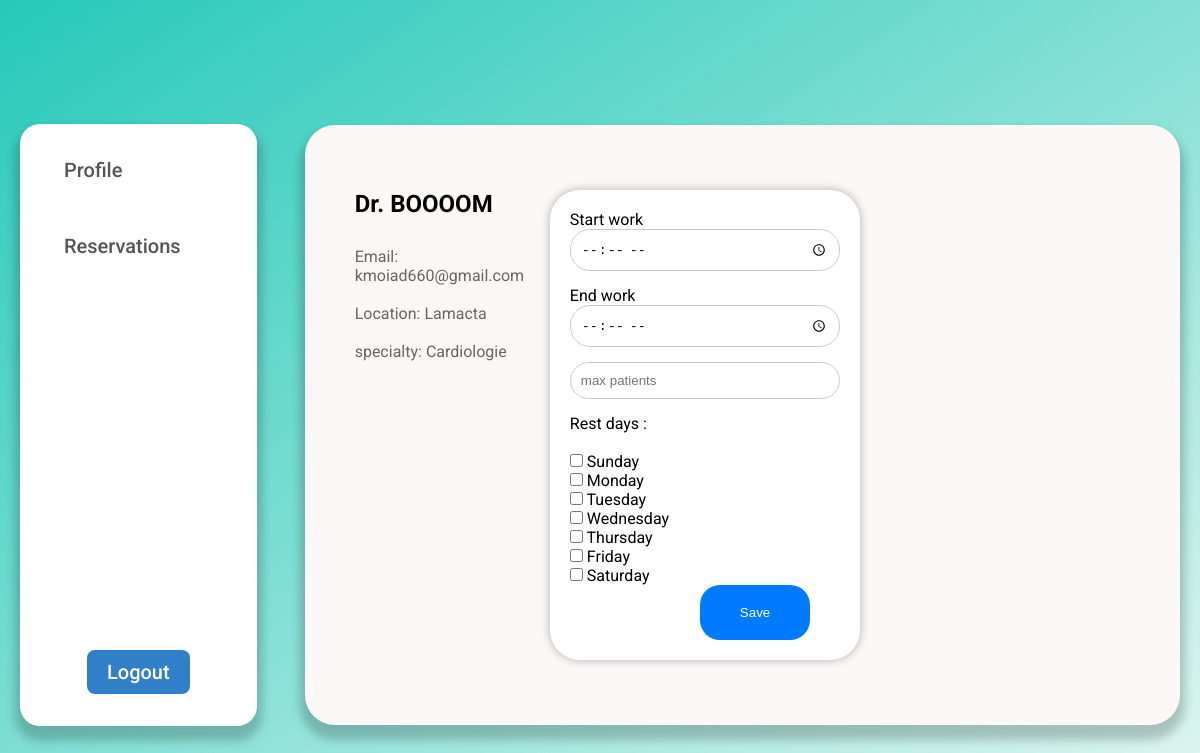
/doctor-profile/BOOOOM (signed in), run on the app's committed database.
### The_right_DOC/models.py (models this page shows, shortened)
class Doctor(models.Model):
    user = models.OneToOneField(User, on_delete=models.CASCADE, primary_key=True, related_name='doctor')
    username = models.CharField(unique=True, max_length=50)
    email = models.EmailField(unique=True)
    office_location = models.CharField(max_length=50)
    specialty = models.CharField( max_length=20)
    start_w = models.TimeField(default='00:00:00')
    end_w = models.TimeField(default='00:00:00')
    graduation_certificate = models.ImageField(upload_to='files/Certificate')
    password = models.CharField(max_length=120, null=False, default='None')
    accepted = models.BooleanField(default=False)
    price = models.IntegerField(default=0)
    max_pat_day = models.IntegerField(default=0)
    none_work = models.CharField(max_length=10)

### The_right_DOC/views.py (the view)
# urls.py: path("doctor-profile/<str:pk>", views.doctor_profile, name="doctor-profile"),
@doctor_required(login_url='login')
def doctor_profile(request , pk):
    doctor = Doctor.objects.get(username=pk)
    print(request.user.username)
    if request.user.username == doctor.username:
        if request.method == 'POST':
            start_w = request.POST.get('start_w')
            end_w = request.POST.get('end_w')
            max_pat_day = request.POST.get('max_pat_day')
            none_work = request.POST.getlist('none_work[]')
            print(start_w)
            doctor.start_w = start_w
            doctor.end_w = end_w
            doctor.max_pat_day = max_pat_day
            doctor.none_work = ",".join(none_work)
            doctor.save()
            messages.success(request, 'Your information has been successfully updated.')
            return redirect('doctor-profile', pk=pk)
    context = {'doctor': doctor}
    return render(request, "Doctor_Dashboard/Doctor_prof.html", context)

### The_right_DOC/templates/Doctor_Dashboard/Doctor_prof.html (shortened to what this page needs)
{% load static %}
<!DOCTYPE html>
<html lang="en">
<head>
  <link rel="stylesheet" href="{% static 'Doctor_Dash.css' %}" />
</head>
<body class="light">
  <div class="container">
    <div class="side-bar">
      <ul class="side-bar-list">
        <li class="list-elt">
          <a href="#" id="calendar-button">
            Profile
            <div class="icon-container">
              <ion-icon name="calendar-clear-outline" class="icon"></ion-icon>
            </div>
          </a>
        </li>
        <li class="list-elt">
          <a href="#" id="reservation-button">
            Reservations
            <div class="icon-container">
              <ion-icon name="pencil-outline" class="icon"></ion-icon>
            </div>
          </a>
        </li>
        <li class="list-elt push"><a href="{% url 'logout' %}">Logout</a></li>
      </ul>
    </div>
    <div class="inner-container">
        <div class="profile-info">
          <h1>Dr. {{ doctor.username }}</h1>
          <br>
          <p>Email: {{ doctor.email }}</p>
          <br>
          <p>Location: {{ doctor.office_location }}</p>
          <br>
          <p>specialty: {{ doctor.specialty }}</p>
        </div>
        	<form class="profile-form" method="POST" action="">
          <label>Start work</label>
          <input type="time" placeholder="start work" name="start_w" required>
          <label>End work</label>
          <input type="time" placeholder="end work" name="end_w" required>
          <input type="number" placeholder="max patients" name="max_pat_day" required>
          <label>Rest days :</label><br><br>
    <input type="checkbox" name="none_work[]" value="Sunday"> Sunday<br>
    <input type="checkbox" name="none_work[]" value="Monday"> Monday<br>
    <input type="checkbox" name="none_work[]" value="Tuesday"> Tuesday<br>
    <input type="checkbox" name="none_work[]" value="Wednesday"> Wednesday<br>
    <input type="checkbox" name="none_work[]" value="Thursday"> Thursday<br>
    <input type="checkbox" name="none_work[]" value="Friday"> Friday<br>
    <input type="checkbox" name="none_work[]" value="Saturday"> Saturday<br>
          <button type="submit">Save</button>
        </form>
    </div>
  </div>
</body>
</html>

### The_right_DOC/static/Doctor_Dash.css (style rules this page uses)
:root { --dark-body: #4d4c5a; --dark-main: #141529; --dark-second: #79788c; --dark-hover: #323048; --dark-text: #f8fbff; --light-body: #e8f1f9; --light-main: #fdfdfd; --light-second: #c3c2c8; --light-hover: #e8f1f9; --light-text: #020b13; --blue: #1971c2; --white: #fff; --shadow: rgba(0, 0, 0, 0.2) 0px 0px 25px 0px; --font-family: Roboto; }
.inner-container { max-width: 120rem; max-height: 60rem; margin: 9.6rem 0; padding: 10rem 5rem; border-radius: 30px; background-color: hsl(0, 33%, 98%); box-shadow: 0px 10px 10px 5px rgba(0, 0, 0, 0.2); grid-template-columns: 1fr 1fr; overflow: hidden; display: flex; align-items: center; height: 100vh; }
.inner-container .profile-form { margin-right: 27rem; }
.inner-container .profile-info { margin-bottom: 30rem; }
* { padding: 0; margin: 0; box-sizing: border-box; }
html { font-size: 62.5%; }
html, body { height: 100vh; overflow-x: hidden; font-family: var(--font-family); background: linear-gradient( to right bottom, rgba(8, 194, 176, 0.65), rgba(220, 244, 238, 0.65) ); }
body { font-size: 1.6rem; display: flex; align-items: center; justify-content: center; }
.container { justify-content: center; display: grid; grid-template-columns: 15fr 85fr; gap: 4.8rem; align-items: center; margin-left: 2rem; margin-right: 2rem; margin-top: 5rem; }
.side-bar { width: 100%; height: 76%; padding: 2.4rem; border-radius: 20px; background-color: #fff; box-shadow: 0px 10px 10px 5px rgba(0, 0, 0, 0.2); }
.side-bar-list { display: flex; flex-direction: column; align-items: flex-start; list-style: none; gap: 2.4rem; height: 100%; }
.list-elt { margin-bottom: 0.8rem; }
.list-elt a:link, .list-elt a:visited { display: inline; font-size: 2rem; border-radius: 8px; text-decoration: none; color: #555; font-weight: 500; padding: 1rem 2rem; display: flex; align-items: center; gap: 1.2rem; transition: background-color 0.3s ease; }
.push { margin-top: auto; align-self: center; }
.push a:link, .push a:visited { color: #fff; background-color: #307fc8; }
.icon-container { display: flex; place-content: center; }
.icon { width: 2rem; height: 2rem; color: #1971c2; }

### The_right_DOC/templates/Doctor_Dashboard/Doctor_prof.html (style rules this page uses)
.profile-info { flex: 1; margin-right: 20px; }
.profile-info h1 { font-size: 24px; margin-bottom: 10px; }
.profile-info p { font-size: 16px; color: #666; }
form { background-color: #fff; padding: 20px; border-radius: 3rem; box-shadow: 0px 0px 10px rgba(0, 0, 0, 0.3); max-width: 40%; margin: 0 auto; display: table-column; flex-direction: column; align-items: center; justify-content: center; }
input[type="time"], input[type="number"], input[type="day"] { width: 100%; padding: 1rem; margin-bottom: 15px; border: 1px solid #ccc; border-radius: 2rem; box-sizing: border-box; }
button { background-color: #007bff; color: #fff; border: none; padding: 2rem 4rem; border-radius: 2rem; cursor: pointer; margin-left: 13rem; }

### data on the page
Doctor: username "BOOOOM", email "kmoiad660@gmail.com", office_location "Lamacta", specialty "Cardiologie"
